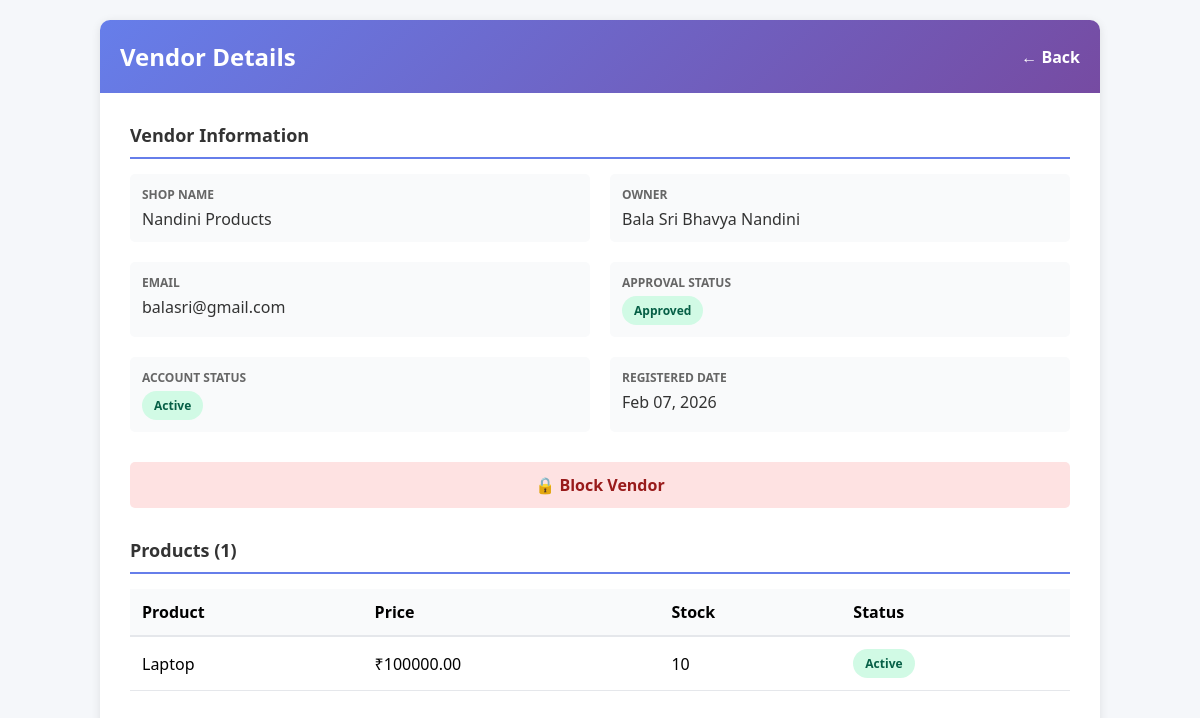
The app's page /main/vendors/3/ (signed in), older data.
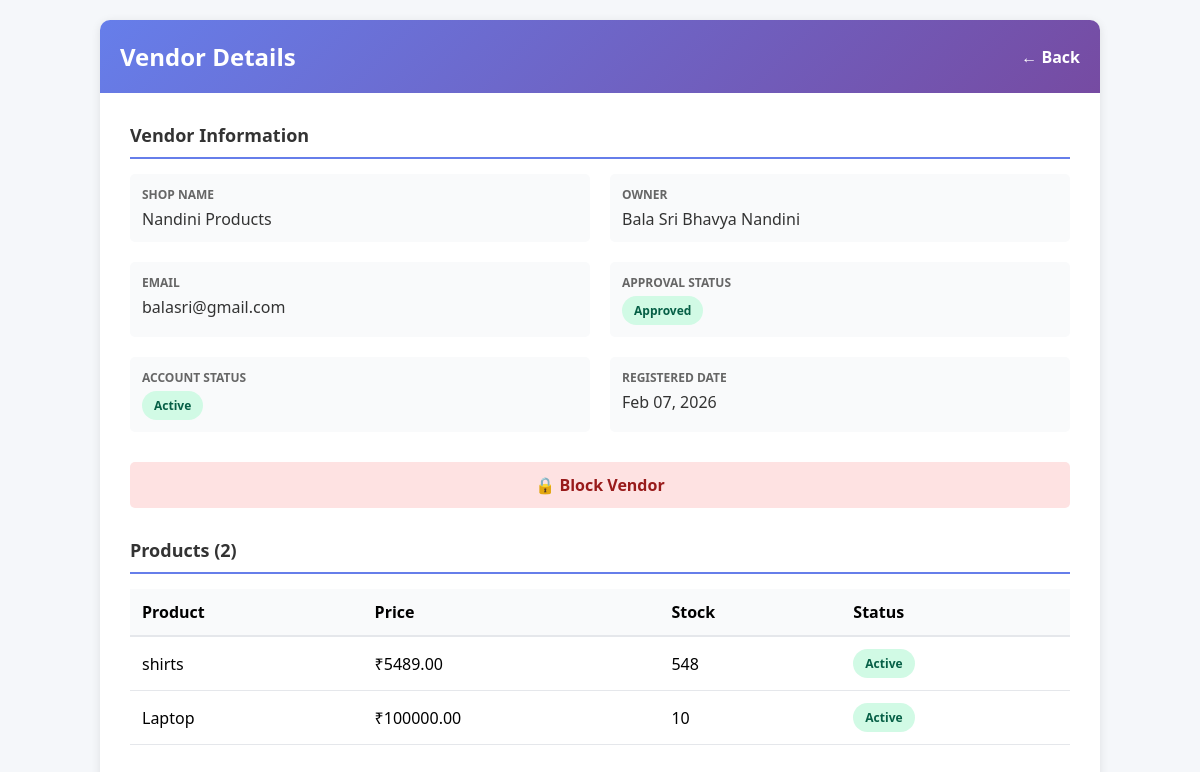
The same page, newer data.
### ecommapp/models.py (models this page shows, shortened)
class Product(models.Model):
    STATUS_CHOICES = [
        ('active', 'Active'),
        ('inactive', 'Inactive'),
    ]
    vendor = models.ForeignKey(VendorProfile, on_delete=models.CASCADE, related_name='products')
    name = models.CharField(max_length=200)
    description = models.TextField()
    price = models.DecimalField(max_digits=10, decimal_places=2)
    quantity = models.IntegerField()
    image = models.ImageField(upload_to='products/', blank=True, null=True)
    status = models.CharField(max_length=20, choices=STATUS_CHOICES, default='active')
    is_blocked = models.BooleanField(default=False)
    blocked_reason = models.TextField(blank=True, null=True)
    created_at = models.DateTimeField(default=timezone.now)
    updated_at = models.DateTimeField(auto_now=True)
    class Meta:
        ordering = ['-created_at']

### mainApp/views.py (the view)
    def wrapper(request, *args, **kwargs):
        if not request.user.is_authenticated:
            return redirect('admin_login')
        if not is_mainapp_admin(request.user):
            return redirect('admin_login')
        return view_func(request, *args, **kwargs)

### mainApp/views.py (called while the page is built)
def is_mainapp_admin(user):
    return user.is_superuser or user.is_staff

def admin_required(view_func):
    def wrapper(request, *args, **kwargs):
        if not request.user.is_authenticated:
            return redirect('admin_login')
        if not is_mainapp_admin(request.user):
            return redirect('admin_login')
        return view_func(request, *args, **kwargs)
    return wrapper

@admin_required
def vendor_detail(request, vendor_id):
    vendor = get_object_or_404(VendorProfile, id=vendor_id)
    products = vendor.products.all()
    approval_logs = vendor.approval_logs.all()
    context = {
        'vendor': vendor,
        'products': products,
        'approval_logs': approval_logs,
    }
    return render(request, 'mainApp/vendor_detail.html', context)

### mainApp/templates/mainApp/vendor_detail.html (shortened to what this page needs)
<!DOCTYPE html>
<html lang="en">
<head>
</head>
<body>
    <div class="detail-container">
        <div class="header-bar">
            <h1>Vendor Details</h1>
            <a href="{% url 'manage_vendors' %}" class="back-link">← Back</a>
        </div>
        <div class="content">
            <div class="section">
                <div class="section-title">Vendor Information</div>
                <div class="info-grid">
                    <div class="info-row">
                        <div class="info-label">Shop Name</div>
                        <div class="info-value">{{ vendor.shop_name }}</div>
                    </div>
                    <div class="info-row">
                        <div class="info-label">Owner</div>
                        <div class="info-value">{{ vendor.user.get_full_name|default:vendor.user.username }}</div>
                    </div>
                    <div class="info-row">
                        <div class="info-label">Email</div>
                        <div class="info-value">{{ vendor.user.email }}</div>
                    </div>
                    <div class="info-row">
                        <div class="info-label">Approval Status</div>
                        <div class="info-value">
                            <span class="status-badge status-{{ vendor.approval_status }}">
                                {{ vendor.get_approval_status_display }}
                            </span>
                        </div>
                    </div>
                    <div class="info-row">
                        <div class="info-label">Account Status</div>
                        <div class="info-value">
                            {% if vendor.is_blocked %}
                            <span class="status-badge status-blocked">Blocked</span>
                            {% else %}
                            <span class="status-badge status-active">Active</span>
                            {% endif %}
                        </div>
                    </div>
                    <div class="info-row">
                        <div class="info-label">Registered Date</div>
                        <div class="info-value">{{ vendor.created_at|date:"M d, Y" }}</div>
                    </div>
                </div>
            </div>
            <div class="section">
                <div class="action-buttons">
                    {% if vendor.is_blocked %}
                    <a href="{% url 'unblock_vendor' vendor.id %}" class="btn btn-unblock">🔓 Unblock Vendor</a>
                    {% else %}
                    <a href="{% url 'block_vendor' vendor.id %}" class="btn btn-block">🔒 Block Vendor</a>
                    {% endif %}
                </div>
            </div>
            {% if products %}
            <div class="section">
                <div class="section-title">Products ({{ products.count }})</div>
                <table class="products-table">
                    <thead>
                        <tr>
                            <th>Product</th>
                            <th>Price</th>
                            <th>Stock</th>
                            <th>Status</th>
                        </tr>
                    </thead>
                    <tbody>
                        {% for product in products %}
                        <tr>
                            <td>{{ product.name }}</td>
                            <td>₹{{ product.price }}</td>
                            <td>{{ product.quantity }}</td>
                            <td>
                                {% if product.is_blocked %}
                                <span class="status-badge status-blocked">Blocked</span>
                                {% else %}
                                <span class="status-badge status-active">Active</span>
                                {% endif %}
                            </td>
                        </tr>
                        {% endfor %}
                    </tbody>
                </table>
            </div>
            {% endif %}
        </div>
    </div>
</body>
</html>

Row changes from the older to the newer data that the page shows:
added Product: name "shirts", price "5489.00", quantity "548", is_blocked "Active"
Text that changed along with them:
{{ products.count }}: "1" → "2"
